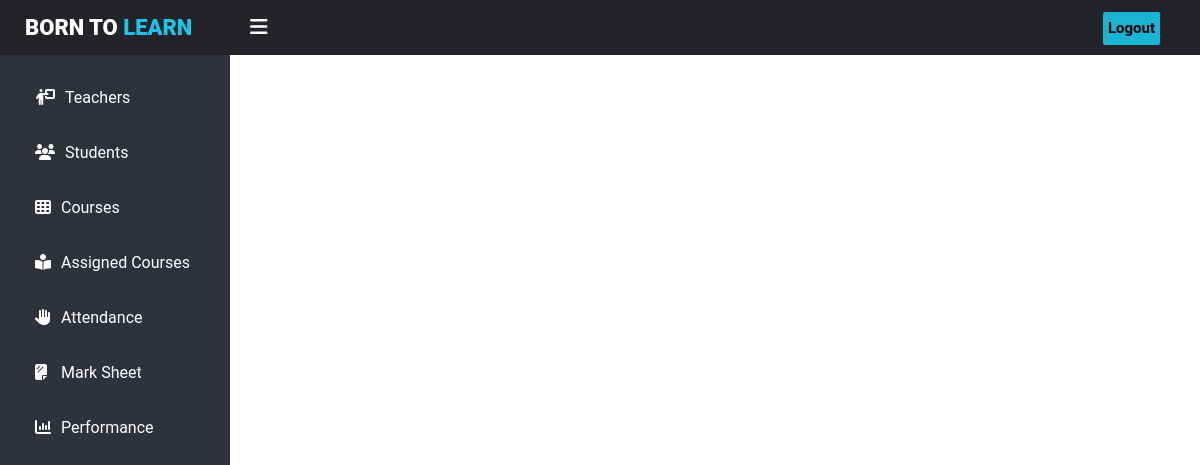
Page /teachers/marks.php (signed in) on the earlier database version.
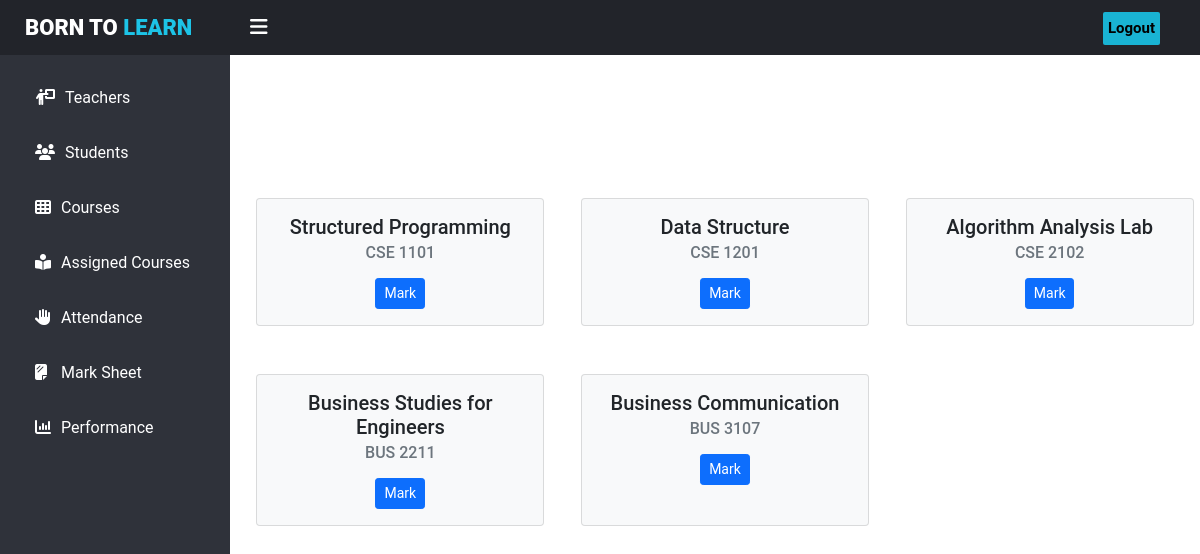
Same page on the later database version.
### tables this page shows
CREATE TABLE `assaigncourse` (
  `assaigncourse_id` int(100) NOT NULL,
  `course_id` int(100) NOT NULL,
  `teacher_id` int(100) NOT NULL,
  `year` varchar(100) NOT NULL,
  `semester` int(100) NOT NULL
);

CREATE TABLE `courses` (
  `course_id` int(20) NOT NULL,
  `course_code` varchar(50) NOT NULL,
  `course_title` varchar(50) NOT NULL,
  `course_semester` int(20) NOT NULL,
  `credit` int(20) NOT NULL
);

### teachers/marks.php (the view, shortened to what this page needs)
<?php
include '../assets/sidebar.php';
include '../assets/database.php';
$year = date('Y');
$teacher_id = $_SESSION['user_id'];
?>
<link rel="stylesheet" href="../css//students.css">
    <div class="team-area">
        <div class="team-container">
            <div class="row mt-5">
               <?php
               $assaignedCourse = mysqli_query($conn, " SELECT * FROM `assaigncourse` WHERE year='$year' AND teacher_id='$teacher_id'") or die('query failed');
               if ($assaignedCourse ->num_rows > 0) {
                while ($row = $assaignedCourse->fetch_assoc()) {
                     $assaigncourse_id=$row['assaigncourse_id'];
                     $acourse_id=$row['course_id'];
                     $course = mysqli_query($conn, " SELECT * FROM `courses` WHERE course_id='$acourse_id'") or die('query failed');
                            if ($course ->num_rows > 0) {
                                $row =$course->fetch_assoc();
                                $course_code=$row['course_code'];
                                $course_title= $row['course_title'];
                                $course_semester=$row['course_semester'];
                            } ?>
                     <div class="col-4 d-flex justify-content-around">
                     <div class="card bg-light mb-5" style="width: 18rem;">
                        <div class="card-body" style="text-align:center;">
                            <h5 class="card-title"><?php echo $course_title; ?></h5>
                            <h6 class="card-subtitle mb-2 text-muted "><?php echo $course_code;?></h6>
                            <div>
                            <a href="showMarks.php?semester=<?php echo $course_semester;?> && assaigncourse_id=<?php echo $assaigncourse_id;?>" class="card-link btn btn-primary btn-sm text-white mt-2">Mark</a>
                            </div>
                        </div>
                    </div>
                </div>
                <?php }  }  ?>
                <div class="col-1"></div>
            </div>
        </div>
     </div>
</div>
</body>
</html>

### assets/sidebar.php (shortened to what this page needs)
 <?php
$name = $_SESSION['user_type'];
?>
<!DOCTYPE html>
<html lang="en">
<head>
    <link href='https://unpkg.com/boxicons@2.1.4/css/boxicons.min.css' rel='stylesheet'>
    <link href="https://cdn.jsdelivr.net/npm/bootstrap@5.0.2/dist/css/bootstrap.min.css" rel="stylesheet">
    <link rel="stylesheet" href="../css//sidebar.css">
    <link rel="stylesheet" href="https://cdnjs.cloudflare.com/ajax/libs/font-awesome/6.2.1/css/all.min.css">
</head>
<body>
    <header>
        <label for="check">
            <i class="fas fa-bars" id="sidebar_btn"></i>
        </label>
        <div class="left_area">
            <h3>Born to <span>Learn</span></h3>
        </div>
        <div>
            <a href="../user/logout.php" class="logout_btn">Logout</a>
        </div>
    </header>
    <div class="sidebar">
        <a href="../General/teachers.php" title="Teachers"> <i class="fa-solid fa-person-chalkboard"></i><span>Teachers</span></a>
        <a href="../General/students.php"> <i class="fa-solid fa-users"></i><span>Students</span></a>
        <?php if($name=='director'){
            echo " <a href='../director/allSemesters.php'> <i class='fa-solid fa-book-open-reader'></i></i><span>Assigned Teachers</span></a>";
        }
        else if($name=='teacher'){
            echo "<a href='../General/courses.php'> <i class='fas fa-th'></i><span>Courses</span></a>";
            echo "<a href='../teachers/assignedCourse.php'> <i class='fa-solid fa-book-open-reader'></i></i><span>Assigned Courses</span></a>";
            echo "<a href='../teachers/Attandance.php'> <i class='fa-solid fa-hand'></i><span>Attendance</span></a>";
            echo "<a href='../teachers/marks.php'> <i class='fa-solid fa-sheet-plastic'></i> <span>Mark Sheet</span></a>";
            echo "<a href='../students/Performance.php'> <i class='fa-solid fa-chart-column'></i><span>Performance</span></a>";
        }?>
    </div>
    <div class="content">

### css/sidebar.css (style rules this page uses)
body { margin: 0; padding: 0; font-family: "Roboto", sans-serif; }
header { position: fixed; background: #22242a; width: 100%; height: 55px; z-index: 10; }
.left_area { margin: -9px 10px -9px 25px; }
.left_area h3 { color: #fff; margin: 0; text-transform: uppercase; font-size: 22px; font-weight: 900; }
.left_area span { color: #1dc4e7; }
.logout_btn { padding: 5px; background: #19b3d3; text-decoration: none; float: right; margin-top: -20px; margin-right: 40px; border-radius: 2px; font-size: 15px; font-weight: 600; color: Black; transition-property: background; }
.sidebar { background: #2f323a; margin-top: 55px; padding-top: 15px; position: fixed; left: 0; width: 230px; height: 100%; transition: 0.5s; transition-property: left; z-index: 10; }
.sidebar a { color: #fff; display: block; width: 100%; line-height: 55px; text-decoration: none; padding-left: 35px; box-sizing: border-box; transition: 0.5s; transition-property: background; }
.sidebar i { padding-right: 10px; }
label #sidebar_btn { z-index: 1; color: #fff; position: fixed; cursor: pointer; left: 250px; font-size: 20px; transition: 0.5s; transition-property: color; }
.content { margin-left: 230px; min-height: 100vh; transition: 0.5s; }

### css/students.css (style rules this page uses)
.team-container a { text-decoration: none; color: #333; }
.team-area { padding: 150px 0 0 20px; display: -webkit-flex; display: -moz-flex; display: -ms-flex; display: -o-flex; display: flex; flex-direction: column; justify-content: center; }

### teachers/marks.php (style rules this page uses)
body { overflow-x:hidden; }

Differences in the rows shown:
added assaigncourse: course.course_title "Structured Programming", course.course_code "CSE 1101"
added assaigncourse: course.course_title "Data Structure", course.course_code "CSE 1201"
added assaigncourse: course.course_title "Algorithm Analysis Lab", course.course_code "CSE 2102"
added assaigncourse: course.course_title "Business Studies for Engineers", course.course_code "BUS 2211"
added assaigncourse: course.course_title "Business Communication", course.course_code "BUS 3107"
